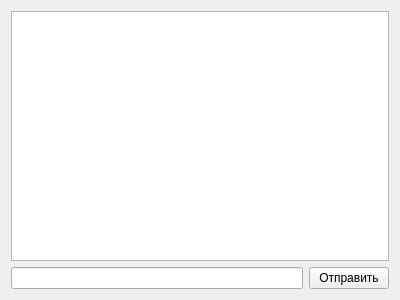
<?xml version="1.0" encoding="UTF-8"?>
<ui version="4.0">
 <class>PrivateChatWindow</class>
 <widget class="QWidget" name="PrivateChatWindow">
  <property name="geometry">
   <rect>
    <x>0</x>
    <y>0</y>
    <width>400</width>
    <height>300</height>
   </rect>
  </property>
  <property name="windowTitle">
   <string>Приватный чат</string>
  </property>
  <layout class="QVBoxLayout" name="verticalLayout">
   <item>
    <widget class="QTextBrowser" name="chatBrowser"/>
   </item>
   <item>
    <layout class="QHBoxLayout" name="horizontalLayout">
     <item>
      <widget class="QLineEdit" name="messageEdit"/>
     </item>
     <item>
      <widget class="QPushButton" name="sendButton">
       <property name="text">
        <string>Отправить</string>
       </property>
      </widget>
     </item>
    </layout>
   </item>
  </layout>
 </widget>
 <resources/>
 <connections/>
</ui>
